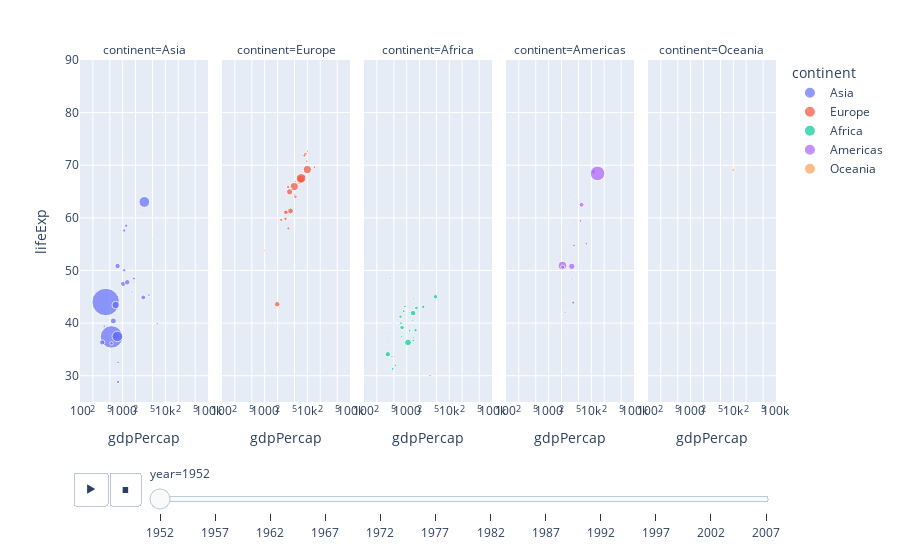

The cell this chart's notebook holds for it:
### Code cell
px.scatter(gapminder, x="gdpPercap", y="lifeExp",
           animation_frame="year", animation_group="country",
           size="pop", color="continent", hover_name="country", 
           facet_col="continent",
           log_x=True, size_max=30, range_x=[100, 100000], range_y=[25, 90])

### Figure 1 — Plotly figure (JSON) as saved in the notebook; plotly's stock layout.template omitted (floating-point values rounded to 4 significant figures)
{"data": [{"hovertemplate": "<b>%{hovertext}</b><br><br>continent=Asia<br>year=1952<br>gdpPercap=%{x}<br>lifeExp=%{y}<br>pop=%{marker.size}<extra></extra>", "hovertext": ["Afghanistan", "Bahrain", "Bangladesh", "Cambodia", "China", "Hong Kong, China", "India", "Indonesia", "Iran", "Iraq", "Israel", "Japan", "Jordan", "Korea, Dem. Rep.", "Korea, Rep.", "Kuwait", "Lebanon", "Malaysia", "Mongolia", "Myanmar", "Nepal", "Oman", "Pakistan", "Philippines", "Saudi Arabia", "Singapore", "Sri Lanka", "Syria", "Taiwan", "Thailand", "Vietnam", "West Bank and Gaza", "Yemen, Rep."], "ids": ["Afghanistan", "Bahrain", "Bangladesh", "Cambodia", "China", "Hong Kong, China", "India", "Indonesia", "Iran", "Iraq", "Israel", "Japan", "Jordan", "Korea, Dem. Rep.", "Korea, Rep.", "Kuwait", "Lebanon", "Malaysia", "Mongolia", "Myanmar", "Nepal", "Oman", "Pakistan", "Philippines", "Saudi Arabia", "Singapore", "Sri Lanka", "Syria", "Taiwan", "Thailand", "Vietnam", "West Bank and Gaza", "Yemen, Rep."], "legendgroup": "Asia", "marker": {"color": "#636efa", "size": [8425333, 120447, 46886859, 4693836, 556263527, 2125900, 372000000, 82052000, 17272000, 5441766, 1620914, 86459025, 607914, 8865488, 20947571, 160000, 1439529, 6748378, 800663, 20092996, 9182536, 507833, 41346560, 22438691, 4005677, 1127000, 7982342, 3661549, 8550362, 21289402, 26246839, 1030585, 4963829], "sizemode": "area", "sizeref": 1465000.0, "symbol": "circle"}, "mode": "markers", "name": "Asia", "orientation": "v", "showlegend": true, "type": "scatter", "x": [779.4, 9867.0, 684.2, 368.5, 400.4, 3054.0, 546.6, 749.7, 3035.0, 4130.0, 4087.0, 3217.0, 1547.0, 1088.0, 1031.0, 108400.0, 4835.0, 1831.0, 786.6, 331, 545.9, 1828.0, 684.6, 1273.0, 6460.0, 2315.0, 1084.0, 1643.0, 1207.0, 757.8, 605.1, 1516.0, 781.7], "xaxis": "x", "y": [28.8, 50.94, 37.48, 39.42, 44, 60.96, 37.37, 37.47, 44.87, 45.32, 65.39, 63.03, 43.16, 50.06, 47.45, 55.56, 55.93, 48.46, 42.24, 36.32, 36.16, 37.58, 43.44, 47.75, 39.88, 60.4, 57.59, 45.88, 58.5, 50.85, 40.41, 43.16, 32.55], "yaxis": "y"}, {"hovertemplate": "<b>%{hovertext}</b><br><br>continent=Europe<br>year=1952<br>gdpPercap=%{x}<br>lifeExp=%{y}<br>pop=%{marker.size}<extra></extra>", "hovertext": ["Albania", "Austria", "Belgium", "Bosnia and Herzegovina", "Bulgaria", "Croatia", "Czech Republic", "Denmark", "Finland", "France", "Germany", "Greece", "Hungary", "Iceland", "Ireland", "Italy", "Montenegro", "Netherlands", "Norway", "Poland", "Portugal", "Romania", "Serbia", "Slovak Republic", "Slovenia", "Spain", "Sweden", "Switzerland", "Turkey", "United Kingdom"], "ids": ["Albania", "Austria", "Belgium", "Bosnia and Herzegovina", "Bulgaria", "Croatia", "Czech Republic", "Denmark", "Finland", "France", "Germany", "Greece", "Hungary", "Iceland", "Ireland", "Italy", "Montenegro", "Netherlands", "Norway", "Poland", "Portugal", "Romania", "Serbia", "Slovak Republic", "Slovenia", "Spain", "Sweden", "Switzerland", "Turkey", "United Kingdom"], "legendgroup": "Europe", "marker": {"color": "#EF553B", "size": [1282697, 6927772, 8730405, 2791000, 7274900, 3882229, 9125183, 4334000, 4090500, 42459667, 69145952, 7733250, 9504000, 147962, 2952156, 47666000, 413834, 10381988, 3327728, 25730551, 8526050, 16630000, 6860147, 3558137, 1489518, 28549870, 7124673, 4815000, 22235677, 50430000], "sizemode": "area", "sizeref": 1465000.0, "symbol": "circle"}, "mode": "markers", "name": "Europe", "orientation": "v", "showlegend": true, "type": "scatter", "x": [1601.0, 6137.0, 8343.0, 973.5, 2444.0, 3119.0, 6876.0, 9692.0, 6425.0, 7030.0, 7144.0, 3531.0, 5264.0, 7268.0, 5210.0, 4931.0, 2648.0, 8942.0, 10100.0, 4029.0, 3068.0, 3145.0, 3581.0, 5075.0, 4215.0, 3834.0, 8528.0, 14730.0, 1969.0, 9980.0], "xaxis": "x2", "y": [55.23, 66.8, 68, 53.82, 59.6, 61.21, 66.87, 70.78, 66.55, 67.41, 67.5, 65.86, 64.03, 72.49, 66.91, 65.94, 59.16, 72.13, 72.67, 61.31, 59.82, 61.05, 58.0, 64.36, 65.57, 64.94, 71.86, 69.62, 43.59, 69.18], "yaxis": "y2"}, {"hovertemplate": "<b>%{hovertext}</b><br><br>continent=Africa<br>year=1952<br>gdpPercap=%{x}<br>lifeExp=%{y}<br>pop=%{marker.size}<extra></extra>", "hovertext": ["Algeria", "Angola", "Benin", "Botswana", "Burkina Faso", "Burundi", "Cameroon", "Central African Republic", "Chad", "Comoros", "Congo, Dem. Rep.", "Congo, Rep.", "Cote d'Ivoire", "Djibouti", "Egypt", "Equatorial Guinea", "Eritrea", "Ethiopia", "Gabon", "Gambia", "Ghana", "Guinea", "Guinea-Bissau", "Kenya", "Lesotho", "Liberia", "Libya", "Madagascar", "Malawi", "Mali", "Mauritania", "Mauritius", "Morocco", "Mozambique", "Namibia", "Niger", "Nigeria", "Reunion", "Rwanda", "Sao Tome and Principe", "Senegal", "Sierra Leone", "Somalia", "South Africa", "Sudan", "Swaziland", "Tanzania", "Togo", "Tunisia", "Uganda", "Zambia", "Zimbabwe"], "ids": ["Algeria", "Angola", "Benin", "Botswana", "Burkina Faso", "Burundi", "Cameroon", "Central African Republic", "Chad", "Comoros", "Congo, Dem. Rep.", "Congo, Rep.", "Cote d'Ivoire", "Djibouti", "Egypt", "Equatorial Guinea", "Eritrea", "Ethiopia", "Gabon", "Gambia", "Ghana", "Guinea", "Guinea-Bissau", "Kenya", "Lesotho", "Liberia", "Libya", "Madagascar", "Malawi", "Mali", "Mauritania", "Mauritius", "Morocco", "Mozambique", "Namibia", "Niger", "Nigeria", "Reunion", "Rwanda", "Sao Tome and Principe", "Senegal", "Sierra Leone", "Somalia", "South Africa", "Sudan", "Swaziland", "Tanzania", "Togo", "Tunisia", "Uganda", "Zambia", "Zimbabwe"], "legendgroup": "Africa", "marker": {"color": "#00cc96", "size": [9279525, 4232095, 1738315, 442308, 4469979, 2445618, 5009067, 1291695, 2682462, 153936, 14100005, 854885, 2977019, 63149, 22223309, 216964, 1438760, 20860941, 420702, 284320, 5581001, 2664249, 580653, 6464046, 748747, 863308, 1019729, 4762912, 2917802, 3838168, 1022556, 516556, 9939217, 6446316, 485831, 3379468, 33119096, 257700, 2534927, 60011, 2755589, 2143249, 2526994, 14264935, 8504667, 290243, 8322925, 1219113, 3647735, 5824797, 2672000, 3080907], "sizemode": "area", "sizeref": 1465000.0, "symbol": "circle"}, "mode": "markers", "name": "Africa", "orientation": "v", "showlegend": true, "type": "scatter", "x": [2449.0, 3521.0, 1063.0, 851.2, 543.3, 339.3, 1173.0, 1071.0, 1179.0, 1103.0, 780.5, 2126.0, 1389.0, 2670.0, 1419.0, 375.6, 328.9, 362.1, 4293.0, 485.2, 911.3, 510.2, 299.9, 853.5, 298.8, 575.6, 2388.0, 1443.0, 369.2, 452.3, 743.1, 1968.0, 1688.0, 468.5, 2424.0, 761.9, 1077.0, 2719.0, 493.3, 879.6, 1450.0, 879.8, 1136.0, 4725.0, 1616.0, 1148.0, 716.7, 859.8, 1468.0, 734.8, 1147.0, 406.9], "xaxis": "x3", "y": [43.08, 30.02, 38.22, 47.62, 31.98, 39.03, 38.52, 35.46, 38.09, 40.72, 39.14, 42.11, 40.48, 34.81, 41.89, 34.48, 35.93, 34.08, 37.0, 30, 43.15, 33.61, 32.5, 42.27, 42.14, 38.48, 42.72, 36.68, 36.26, 33.69, 40.54, 50.99, 42.87, 31.29, 41.73, 37.44, 36.32, 52.72, 40, 46.47, 37.28, 30.33, 32.98, 45.01, 38.63, 41.41, 41.22, 38.6, 44.6, 39.98, 42.04, 48.45], "yaxis": "y3"}, {"hovertemplate": "<b>%{hovertext}</b><br><br>continent=Americas<br>year=1952<br>gdpPercap=%{x}<br>lifeExp=%{y}<br>pop=%{marker.size}<extra></extra>", "hovertext": ["Argentina", "Bolivia", "Brazil", "Canada", "Chile", "Colombia", "Costa Rica", "Cuba", "Dominican Republic", "Ecuador", "El Salvador", "Guatemala", "Haiti", "Honduras", "Jamaica", "Mexico", "Nicaragua", "Panama", "Paraguay", "Peru", "Puerto Rico", "Trinidad and Tobago", "United States", "Uruguay", "Venezuela"], "ids": ["Argentina", "Bolivia", "Brazil", "Canada", "Chile", "Colombia", "Costa Rica", "Cuba", "Dominican Republic", "Ecuador", "El Salvador", "Guatemala", "Haiti", "Honduras", "Jamaica", "Mexico", "Nicaragua", "Panama", "Paraguay", "Peru", "Puerto Rico", "Trinidad and Tobago", "United States", "Uruguay", "Venezuela"], "legendgroup": "Americas", "marker": {"color": "#ab63fa", "size": [17876956, 2883315, 56602560, 14785584, 6377619, 12350771, 926317, 6007797, 2491346, 3548753, 2042865, 3146381, 3201488, 1517453, 1426095, 30144317, 1165790, 940080, 1555876, 8025700, 2227000, 662850, 157553000, 2252965, 5439568], "sizemode": "area", "sizeref": 1465000.0, "symbol": "circle"}, "mode": "markers", "name": "Americas", "orientation": "v", "showlegend": true, "type": "scatter", "x": [5911.0, 2677.0, 2109.0, 11370.0, 3940.0, 2144.0, 2627.0, 5587.0, 1398.0, 3522.0, 3048.0, 2428.0, 1840.0, 2195.0, 2899.0, 3478.0, 3112.0, 2480.0, 1952.0, 3759.0, 3082.0, 3023.0, 13990.0, 5717.0, 7690.0], "xaxis": "x4", "y": [62.48, 40.41, 50.92, 68.75, 54.74, 50.64, 57.21, 59.42, 45.93, 48.36, 45.26, 42.02, 37.58, 41.91, 58.53, 50.79, 42.31, 55.19, 62.65, 43.9, 64.28, 59.1, 68.44, 66.07, 55.09], "yaxis": "y4"}, {"hovertemplate": "<b>%{hovertext}</b><br><br>continent=Oceania<br>year=1952<br>gdpPercap=%{x}<br>lifeExp=%{y}<br>pop=%{marker.size}<extra></extra>", "hovertext": ["Australia", "New Zealand"], "ids": ["Australia", "New Zealand"], "legendgroup": "Oceania", "marker": {"color": "#FFA15A", "size": [8691212, 1994794], "sizemode": "area", "sizeref": 1465000.0, "symbol": "circle"}, "mode": "markers", "name": "Oceania", "orientation": "v", "showlegend": true, "type": "scatter", "x": [10040.0, 10560.0], "xaxis": "x5", "y": [69.12, 69.39], "yaxis": "y5"}], "layout": {"annotations": [{"font": {}, "showarrow": false, "text": "continent=Asia", "x": 0.092, "xanchor": "center", "xref": "paper", "y": 1, "yanchor": "bottom", "yref": "paper"}, {"font": {}, "showarrow": false, "text": "continent=Europe", "x": 0.296, "xanchor": "center", "xref": "paper", "y": 1, "yanchor": "bottom", "yref": "paper"}, {"font": {}, "showarrow": false, "text": "continent=Africa", "x": 0.5, "xanchor": "center", "xref": "paper", "y": 1, "yanchor": "bottom", "yref": "paper"}, {"font": {}, "showarrow": false, "text": "continent=Americas", "x": 0.704, "xanchor": "center", "xref": "paper", "y": 1, "yanchor": "bottom", "yref": "paper"}, {"font": {}, "showarrow": false, "text": "continent=Oceania", "x": 0.908, "xanchor": "center", "xref": "paper", "y": 1, "yanchor": "bottom", "yref": "paper"}], "legend": {"itemsizing": "constant", "title": {"text": "continent"}, "tracegroupgap": 0}, "margin": {"t": 60}, "sliders": [{"active": 0, "currentvalue": {"prefix": "year="}, "len": 0.9, "pad": {"b": 10, "t": 60}, "steps": [{"args": [["1952"], {"frame": {"duration": 0, "redraw": false}, "fromcurrent": true, "mode": "immediate", "transition": {"duration": 0, "easing": "linear"}}], "label": "1952", "method": "animate"}, {"args": [["1957"], {"frame": {"duration": 0, "redraw": false}, "fromcurrent": true, "mode": "immediate", "transition": {"duration": 0, "easing": "linear"}}], "label": "1957", "method": "animate"}, {"args": [["1962"], {"frame": {"duration": 0, "redraw": false}, "fromcurrent": true, "mode": "immediate", "transition": {"duration": 0, "easing": "linear"}}], "label": "1962", "method": "animate"}, {"args": [["1967"], {"frame": {"duration": 0, "redraw": false}, "fromcurrent": true, "mode": "immediate", "transition": {"duration": 0, "easing": "linear"}}], "label": "1967", "method": "animate"}, {"args": [["1972"], {"frame": {"duration": 0, "redraw": false}, "fromcurrent": true, "mode": "immediate", "transition": {"duration": 0, "easing": "linear"}}], "label": "1972", "method": "animate"}, {"args": [["1977"], {"frame": {"duration": 0, "redraw": false}, "fromcurrent": true, "mode": "immediate", "transition": {"duration": 0, "easing": "linear"}}], "label": "1977", "method": "animate"}, {"args": [["1982"], {"frame": {"duration": 0, "redraw": false}, "fromcurrent": true, "mode": "immediate", "transition": {"duration": 0, "easing": "linear"}}], "label": "1982", "method": "animate"}, {"args": [["1987"], {"frame": {"duration": 0, "redraw": false}, "fromcurrent": true, "mode": "immediate", "transition": {"duration": 0, "easing": "linear"}}], "label": "1987", "method": "animate"}, {"args": [["1992"], {"frame": {"duration": 0, "redraw": false}, "fromcurrent": true, "mode": "immediate", "transition": {"duration": 0, "easing": "linear"}}], "label": "1992", "method": "animate"}, {"args": [["1997"], {"frame": {"duration": 0, "redraw": false}, "fromcurrent": true, "mode": "immediate", "transition": {"duration": 0, "easing": "linear"}}], "label": "1997", "method": "animate"}, {"args": [["2002"], {"frame": {"duration": 0, "redraw": false}, "fromcurrent": true, "mode": "immediate", "transition": {"duration": 0, "easing": "linear"}}], "label": "2002", "method": "animate"}, {"args": [["2007"], {"frame": {"duration": 0, "redraw": false}, "fromcurrent": true, "mode": "immediate", "transition": {"duration": 0, "easing": "linear"}}], "label": "2007", "method": "animate"}], "x": 0.1, "xanchor": "left", "y": 0, "yanchor": "top"}], "updatemenus": [{"buttons": [{"args": [null, {"frame": {"duration": 500, "redraw": false}, "fromcurrent": true, "mode": "immediate", "transition": {"duration": 500, "easing": "linear"}}], "label": "&#9654;", "method": "animate"}, {"args": [[null], {"frame": {"duration": 0, "redraw": false}, "fromcurrent": true, "mode": "immediate", "transition": {"duration": 0, "easing": "linear"}}], "label": "&#9724;", "method": "animate"}], "direction": "left", "pad": {"r": 10, "t": 70}, "showactive": false, "type": "buttons", "x": 0.1, "xanchor": "right", "y": 0, "yanchor": "top"}], "xaxis": {"anchor": "y", "domain": [0, 0.184], "range": [2, 5], "title": {"text": "gdpPercap"}, "type": "log"}, "xaxis2": {"anchor": "y2", "domain": [0.204, 0.388], "matches": "x", "range": [2, 5], "title": {"text": "gdpPercap"}, "type": "log"}, "xaxis3": {"anchor": "y3", "domain": [0.408, 0.592], "matches": "x", "range": [2, 5], "title": {"text": "gdpPercap"}, "type": "log"}, "xaxis4": {"anchor": "y4", "domain": [0.612, 0.796], "matches": "x", "range": [2, 5], "title": {"text": "gdpPercap"}, "type": "log"}, "xaxis5": {"anchor": "y5", "domain": [0.816, 1], "matches": "x", "range": [2, 5], "title": {"text": "gdpPercap"}, "type": "log"}, "yaxis": {"anchor": "x", "domain": [0, 1], "range": [25, 90], "title": {"text": "lifeExp"}}, "yaxis2": {"anchor": "x2", "domain": [0, 1], "matches": "y", "showticklabels": false}, "yaxis3": {"anchor": "x3", "domain": [0, 1], "matches": "y", "showticklabels": false}, "yaxis4": {"anchor": "x4", "domain": [0, 1], "matches": "y", "showticklabels": false}, "yaxis5": {"anchor": "x5", "domain": [0, 1], "matches": "y", "showticklabels": false}}}
